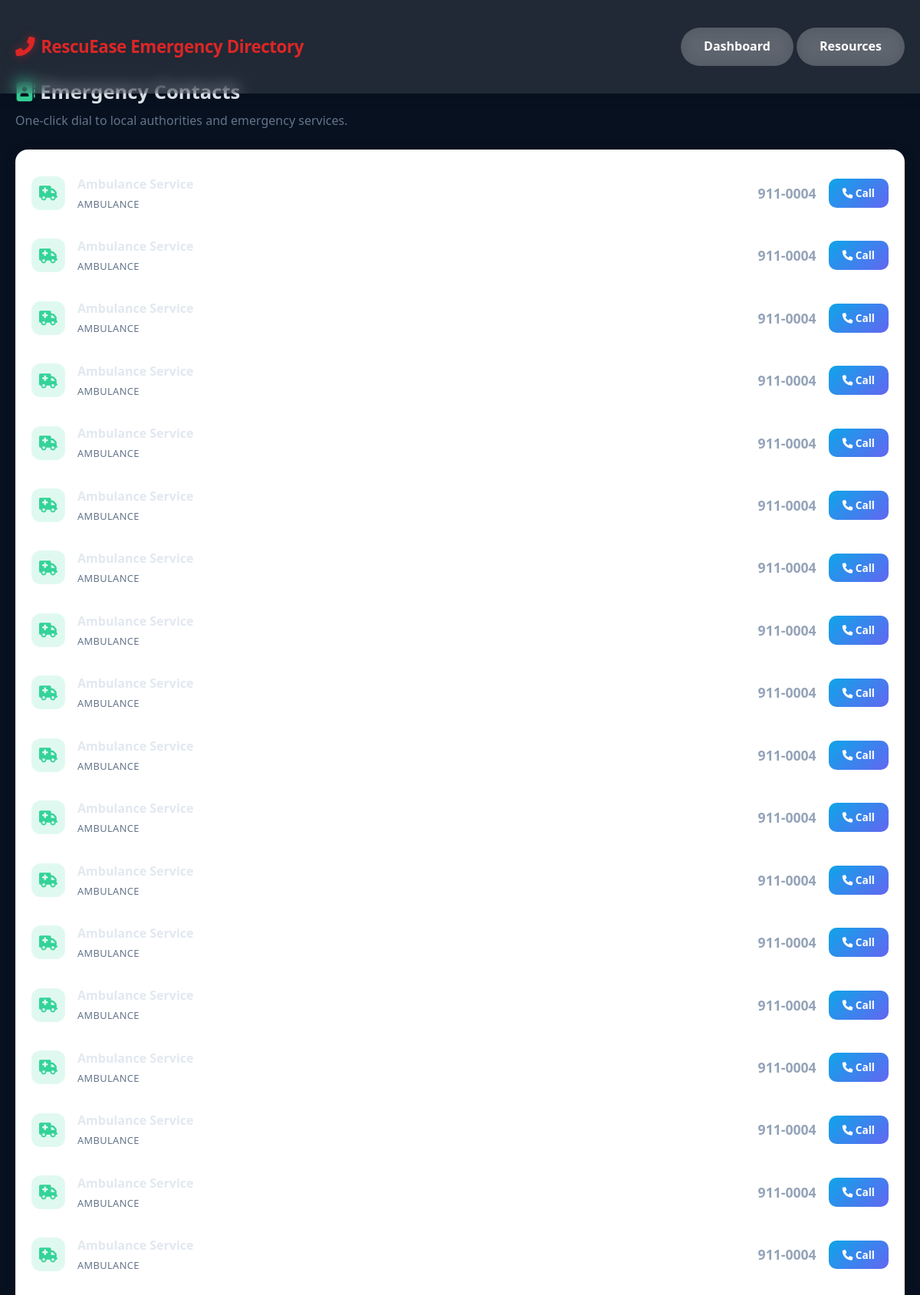
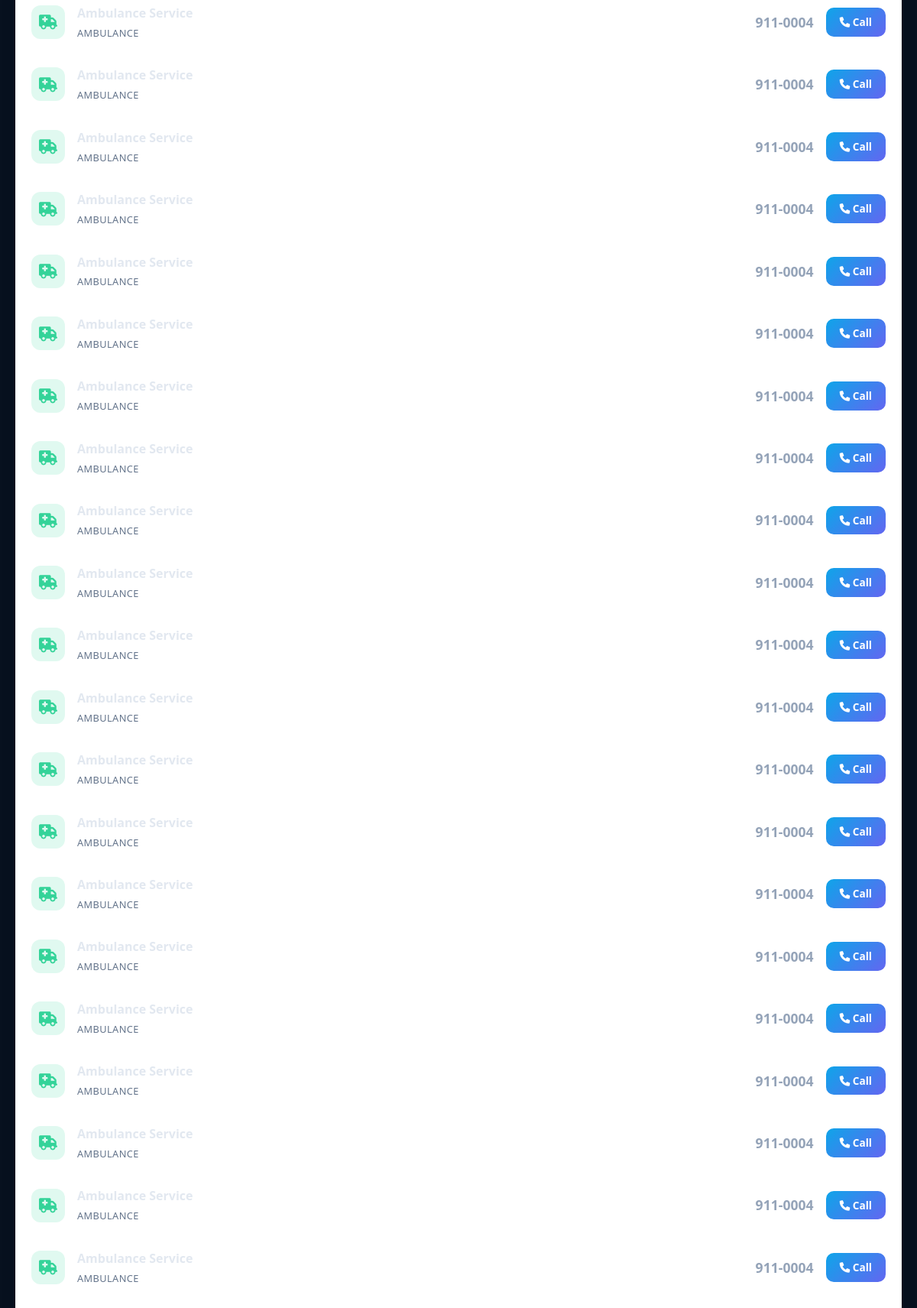
Screenshot of /contacts (upper part) with the database file from the repository (2 pictures, top to bottom).
### tables this page shows
CREATE TABLE contacts (
            id INTEGER PRIMARY KEY AUTOINCREMENT,
            name TEXT NOT NULL,
            contact_type TEXT NOT NULL,
            phone TEXT NOT NULL,
            email TEXT DEFAULT NULL,
            address TEXT DEFAULT NULL,
            priority INTEGER DEFAULT 1
        );

### app.py (the view)
@app.route('/contacts')
def contacts():
    with get_db_context() as conn:
        cursor = conn.cursor()
        cursor.execute('SELECT * FROM contacts ORDER BY priority, contact_type')
        contacts = cursor.fetchall()
    return render_template('contacts.html', contacts=contacts)

### app.py (called while the page is built)
@app.teardown_appcontext
def close_db_connection(exception):
    close_db(exception)

### utils/db_handler.py (called while the page is built)
@contextmanager
def get_db_context():
    db = sqlite3.connect(DATABASE, detect_types=sqlite3.PARSE_DECLTYPES)
    db.row_factory = sqlite3.Row
    try:
        yield db
    finally:
        db.close()

### templates/contacts.html (shortened to what this page needs)
<!DOCTYPE html>
<html lang="en">
<head>
    <link rel="stylesheet" href="{{ url_for('static', filename='css/style.css') }}">
    <link rel="stylesheet" href="https://cdnjs.cloudflare.com/ajax/libs/font-awesome/6.0.0/css/all.min.css">
</head>
<body>
    <header>
        <nav class="container">
            <a href="/" class="logo"><i class="fas fa-phone-alt"></i> RescuEase Emergency Directory</a>
            <div>
                <a href="/dashboard" class="btn btn-secondary">Dashboard</a>
                <a href="/resources" class="btn btn-secondary">Resources</a>
            </div>
        </nav>
    </header>
    <div class="container page-entrance" style="padding-top: 100px;">
        <h1 style="font-size: 1.6rem; margin-bottom: 0.25rem;"><i class="fas fa-address-book" style="color:#34d399;"></i> Emergency Contacts</h1>
        <p style="color: #64748b; margin-bottom: 1.5rem;">One-click dial to local authorities and emergency services.</p>
        <div class="card" style="padding: 0; overflow: hidden;">
            <div class="contact-list">
                {% for contact in contacts %}
                <div class="contact-row">
                    <div class="contact-icon {{ contact.contact_type }}">
                        {% if contact.contact_type == 'hospital' %}<i class="fas fa-hospital"></i>
                        {% elif contact.contact_type == 'fire' %}<i class="fas fa-fire-extinguisher"></i>
                        {% elif contact.contact_type == 'police' %}<i class="fas fa-shield-alt"></i>
                        {% elif contact.contact_type == 'ambulance' %}<i class="fas fa-ambulance"></i>
                        {% else %}<i class="fas fa-phone"></i>{% endif %}
                    </div>
                    <div class="contact-info">
                        <h4>{{ contact.name }}</h4>
                        <p class="contact-meta">{{ contact.contact_type }}</p>
                    </div>
                    <span class="contact-phone">{{ contact.phone }}</span>
                    <a href="tel:{{ contact.phone }}" class="call-btn"><i class="fas fa-phone"></i> Call</a>
                </div>
                {% endfor %}
            </div>
        </div>
</body>
</html>

### static/css/style.css (style rules this page uses)
* { margin: 0; padding: 0; box-sizing: border-box; }
body { font-family: 'Segoe UI', Tahoma, Geneva, Verdana, sans-serif; line-height: 1.6; color: #e2e8f0; background: #07111f; min-height: 100vh; }
.container { max-width: 1200px; margin: 0 auto; padding: 20px; }
header { background: rgba(255,255,255,0.1); backdrop-filter: blur(10px); padding: 1rem 0; position: fixed; width: 100%; top: 0; z-index: 1000; box-shadow: 0 2px 20px rgba(0,0,0,0.1); }
nav { display: flex; justify-content: space-between; align-items: center; }
.logo { font-size: 1.4rem; font-weight: 800; color: #dc2626; text-decoration: none; display: inline-flex; align-items: center; gap: 0.5rem; letter-spacing: -0.02em; }
.logo i { font-size: 1.6rem; animation: logo-pulse 2s ease-in-out infinite; filter: drop-shadow(0 0 6px rgba(220,38,38,0.5)); }
.btn { padding: 12px 30px; border: none; border-radius: 50px; cursor: pointer; font-size: 1rem; font-weight: 600; transition: all 0.3s ease; text-decoration: none; display: inline-block; }
.btn-secondary { background: rgba(255,255,255,0.2); color: white; backdrop-filter: blur(10px); }
.card { background: #ffffff; backdrop-filter: blur(20px); border-radius: 16px; padding: 1.5rem; box-shadow: 0 4px 24px rgba(0,0,0,0.06); margin: 1.5rem 0; border: 1px solid rgba(0,0,0,0.04); }
.page-entrance > * { animation: fadeInUp 0.5s ease-out forwards; opacity: 0; }
.page-entrance > *:nth-child(1) { animation-delay: 0.05s; }
.page-entrance > *:nth-child(2) { animation-delay: 0.1s; }
.page-entrance > *:nth-child(3) { animation-delay: 0.15s; }

### templates/contacts.html (style rules this page uses)
.contact-list { margin-top: 1rem; }
.contact-row { display: flex; align-items: center; gap: 1rem; padding: 1rem 1.25rem; border-bottom: 1px solid rgba(255,255,255,0.04); transition: background 0.2s; }
.contact-icon { width: 44px; height: 44px; border-radius: 12px; display: flex; align-items: center; justify-content: center; font-size: 1.2rem; flex-shrink: 0; }
.contact-icon.ambulance { background: rgba(52,211,153,0.15); color: #34d399; }
.contact-info { flex: 1; min-width: 0; }
.contact-info h4 { font-size: 1rem; color: #e2e8f0; margin-bottom: 0.15rem; }
.contact-meta { font-size: 0.8rem; color: #64748b; text-transform: uppercase; letter-spacing: 0.03em; }
.contact-phone { font-size: 1.1rem; color: #94a3b8; font-weight: 600; }
.call-btn { padding: 8px 18px; background: linear-gradient(135deg, #0ea5e9, #6366f1); color: white; border-radius: 10px; text-decoration: none; font-size: 0.85rem; font-weight: 600; transition: all 0.2s; }

### rows the page displays
contacts: name "Ambulance Service", contact_type "AMBULANCE", phone "911-0004"
contacts: name "Ambulance Service", contact_type "AMBULANCE", phone "911-0004"
contacts: name "Ambulance Service", contact_type "AMBULANCE", phone "911-0004"
contacts: name "Ambulance Service", contact_type "AMBULANCE", phone "911-0004"
contacts: name "Ambulance Service", contact_type "AMBULANCE", phone "911-0004"
contacts: name "Ambulance Service", contact_type "AMBULANCE", phone "911-0004"
contacts: name "Ambulance Service", contact_type "AMBULANCE", phone "911-0004"
contacts: name "Ambulance Service", contact_type "AMBULANCE", phone "911-0004"
contacts: name "Ambulance Service", contact_type "AMBULANCE", phone "911-0004"
contacts: name "Ambulance Service", contact_type "AMBULANCE", phone "911-0004"
contacts: name "Ambulance Service", contact_type "AMBULANCE", phone "911-0004"
contacts: name "Ambulance Service", contact_type "AMBULANCE", phone "911-0004"
contacts: name "Ambulance Service", contact_type "AMBULANCE", phone "911-0004"
contacts: name "Ambulance Service", contact_type "AMBULANCE", phone "911-0004"
contacts: name "Ambulance Service", contact_type "AMBULANCE", phone "911-0004"
contacts: name "Ambulance Service", contact_type "AMBULANCE", phone "911-0004"
contacts: name "Ambulance Service", contact_type "AMBULANCE", phone "911-0004"
contacts: name "Ambulance Service", contact_type "AMBULANCE", phone "911-0004"
contacts: name "Ambulance Service", contact_type "AMBULANCE", phone "911-0004"
contacts: name "Ambulance Service", contact_type "AMBULANCE", phone "911-0004"
contacts: name "Ambulance Service", contact_type "AMBULANCE", phone "911-0004"
contacts: name "Ambulance Service", contact_type "AMBULANCE", phone "911-0004"
contacts: name "Ambulance Service", contact_type "AMBULANCE", phone "911-0004"
contacts: name "Ambulance Service", contact_type "AMBULANCE", phone "911-0004"
contacts: name "Ambulance Service", contact_type "AMBULANCE", phone "911-0004"
contacts: name "Ambulance Service", contact_type "AMBULANCE", phone "911-0004"
contacts: name "Ambulance Service", contact_type "AMBULANCE", phone "911-0004"
contacts: name "Ambulance Service", contact_type "AMBULANCE", phone "911-0004"
contacts: name "Ambulance Service", contact_type "AMBULANCE", phone "911-0004"
contacts: name "Ambulance Service", contact_type "AMBULANCE", phone "911-0004"
contacts: name "Ambulance Service", contact_type "AMBULANCE", phone "911-0004"
contacts: name "Ambulance Service", contact_type "AMBULANCE", phone "911-0004"
contacts: name "Ambulance Service", contact_type "AMBULANCE", phone "911-0004"
contacts: name "Ambulance Service", contact_type "AMBULANCE", phone "911-0004"
contacts: name "Ambulance Service", contact_type "AMBULANCE", phone "911-0004"
contacts: name "Ambulance Service", contact_type "AMBULANCE", phone "911-0004"
contacts: name "Ambulance Service", contact_type "AMBULANCE", phone "911-0004"
contacts: name "Ambulance Service", contact_type "AMBULANCE", phone "911-0004"
contacts: name "Ambulance Service", contact_type "AMBULANCE", phone "911-0004"
